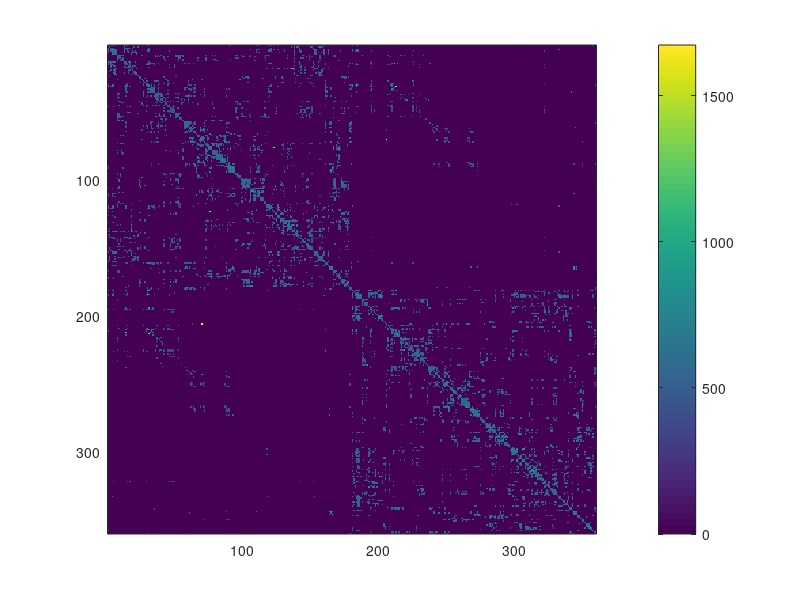
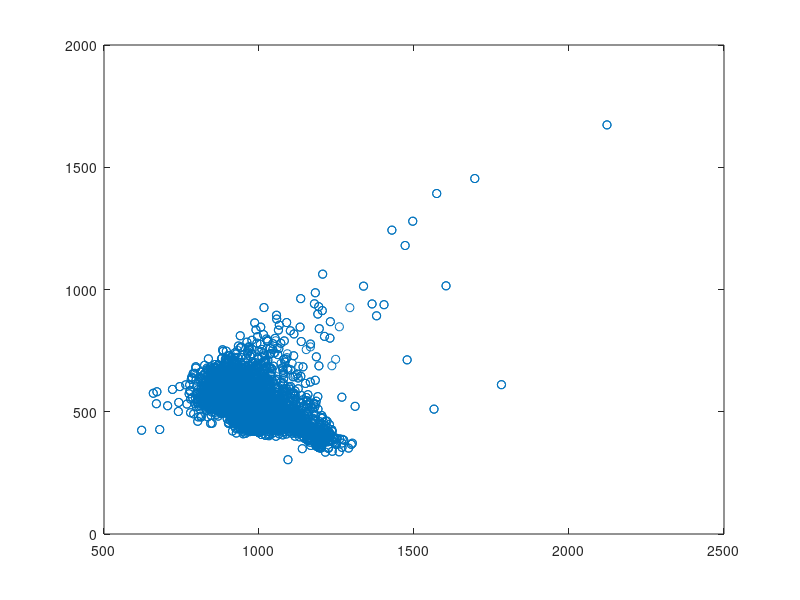

The MATLAB source for these figures, in order:
data = csvread('CON_s9305_Da_mean.csv');
data2 = csvread('CON_s9305_Dr_mean.csv');
figure;
mask = data > 0;
imagesc(data2);
axis square
colorbar
figure;
plot(data(mask), data2(mask), 'o')
